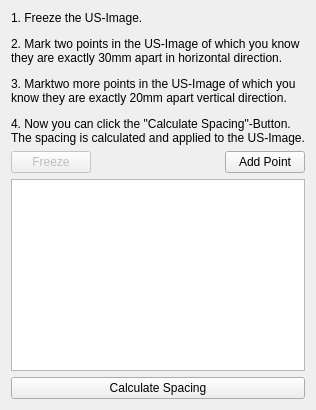
         <widget class="QWidget" name="m_Spacing">
          <attribute name="title">
           <string>Spacing</string>
          </attribute>
          <layout class="QGridLayout" name="gridLayout_5">
           <item row="0" column="0">
            <widget class="QLabel" name="label_49">
             <property name="text">
              <string>&lt;html&gt;&lt;head/&gt;&lt;body&gt;&lt;p&gt;1. Freeze the US-Image.&lt;/p&gt;&lt;p&gt;2. Mark two points in the US-Image of which you know &lt;br/&gt;they are exactly 30mm apart in horizontal direction.&lt;/p&gt;&lt;p&gt;3. Marktwo more points in the US-Image of which you &lt;br/&gt;know they are exactly 20mm apart vertical direction.&lt;/p&gt;&lt;p&gt;4. Now you can click the &amp;quot;Calculate Spacing&amp;quot;-Button. &lt;br/&gt;The spacing is calculated and applied to the US-Image.&lt;/p&gt;&lt;/body&gt;&lt;/html&gt;</string>
             </property>
             <property name="alignment">
              <set>Qt::AlignLeading|Qt::AlignLeft|Qt::AlignTop</set>
             </property>
            </widget>
           </item>
           <item row="1" column="0">
            <layout class="QGridLayout" name="gridLayout">
             <item row="0" column="2">
              <widget class="QPushButton" name="m_SpacingAddPoint">
               <property name="text">
                <string>Add Point</string>
               </property>
              </widget>
             </item>
             <item row="0" column="1">
              <spacer name="horizontalSpacer_5">
               <property name="orientation">
                <enum>Qt::Horizontal</enum>
               </property>
               <property name="sizeType">
                <enum>QSizePolicy::Expanding</enum>
               </property>
               <property name="sizeHint" stdset="0">
                <size>
                 <width>40</width>
                 <height>20</height>
                </size>
               </property>
              </spacer>
             </item>
             <item row="0" column="0">
              <widget class="QPushButton" name="m_SpacingBtnFreeze">
               <property name="enabled">
                <bool>false</bool>
               </property>
               <property name="text">
                <string>Freeze</string>
               </property>
              </widget>
             </item>
            </layout>
           </item>
           <item row="2" column="0">
            <widget class="QListWidget" name="m_SpacingPointsList"/>
           </item>
           <item row="3" column="0">
            <widget class="QPushButton" name="m_CalculateSpacing">
             <property name="text">
              <string>Calculate Spacing</string>
             </property>
            </widget>
           </item>
          </layout>
         </widget>
